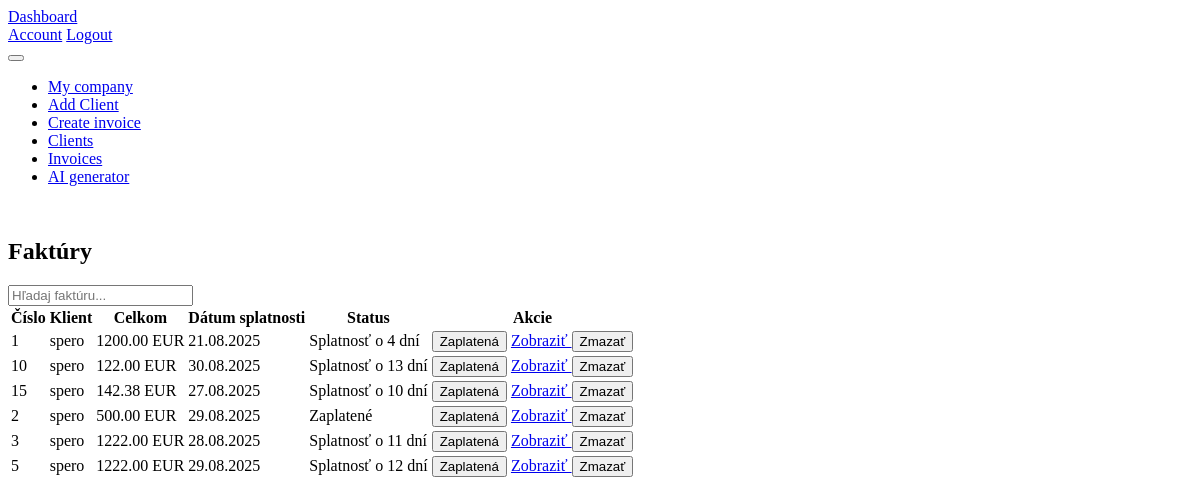
The page /invoices (signed in) on the database its author committed.
### models.py (models this page shows, shortened)
class Invoice(db.Model):
        __tablename__ = 'invoices'
        __table_args__ = (
        db.UniqueConstraint('user_id', 'invoice_number', name='uq_user_invoice'),
        )
        id = db.Column(db.Integer, primary_key=True)
        invoice_number = db.Column(db.String(50), nullable=False)
        date = db.Column(db.Date, nullable=False)
        due_date = db.Column(db.Date, nullable=False)
        user_id = db.Column(db.Integer, db.ForeignKey('users.id'), nullable=False)
        user = db.relationship('User', backref=db.backref('invoices', lazy=True))
        currency = db.Column(db.String(10), nullable=False)
        total_cost = db.Column(db.Float, nullable=False)  # Total cost calculated as quantity
        vat_rate = db.Column(db.Float, nullable=True, default=0.0)  # VAT rate in percentage
        client_id = db.Column(db.Integer, db.ForeignKey('clients.id'), nullable=False)
        company_id = db.Column(db.Integer, db.ForeignKey('companies.id'), nullable=False)  # Foreign key to the company
        company= db.relationship('Company', backref=db.backref('invoices', lazy=True))
        client = db.relationship('Client', backref=db.backref('invoices', lazy=True))
        items = db.relationship("InvoiceItem", back_populates="invoice", cascade="all, delete-orphan")
        created_at = db.Column(db.DateTime, default=datetime.now(timezone.utc))  # Timestamp when the invoice was created
        status = db.Column(db.Enum(InvoiceStatus), nullable=False, default=InvoiceStatus.unpaid)
        pdf_path = db.Column(db.String(255), nullable=True)
        payment_method = db.Column(db.Enum(PaymentMethod), nullable=False, default=PaymentMethod.bank_transfer)
        @hybrid_property
        def is_overdue(self):
            return self.status == InvoiceStatus.unpaid and date.today() > self.due_date
        @hybrid_property
        def days_until_due(self):
            return (self.due_date - date.today()).days if self.status == InvoiceStatus.unpaid else 0

class Client(db.Model):
        __tablename__ = 'clients'
        id = db.Column(db.Integer, primary_key=True)
        name = db.Column(db.String(100), nullable=False)
        ico = db.Column(db.String(20), nullable=False)
        dic = db.Column(db.String(20), nullable=False)
        street = db.Column(db.String(100), nullable=False)
        user_id = db.Column(db.Integer, db.ForeignKey('users.id'), nullable=False)
        user = db.relationship('User', backref=db.backref('clients', lazy=True))
        city = db.Column(db.String(50), nullable=False)
        zip_code = db.Column(db.String(20), nullable=False)
        country = db.Column(db.String(50), nullable=False)
        email = db.Column(db.String(100), nullable=False)
        phone = db.Column(db.String(20), nullable=False)
        iban = db.Column(db.String(34), nullable=False)
        bic = db.Column(db.String(11), nullable=False)
        is_vat_payer = db.Column(db.Boolean, default=False)
        ic_dph = db.Column(db.String(20), nullable=True)  # Optional field for VAT ID if the client is a VAT payer

### routes.py (the view)
@main.route('/invoices')
@login_required
def list_invoices():
    invoices = Invoice.query.filter_by(user_id=current_user.id).all()
    return render_template(
        'invoices.html',
        invoices=invoices,
        InvoiceStatus=InvoiceStatus  # tu pošleš enum do šablóny
    )

### templates/invoices.html (shortened to what this page needs)
{% extends "base.html" %}
{% block content %}
<div class="card">
  <div class="card-header">
    <div class="row w-100 align-items-center">
      <div class="col">
        <h2 class="card-title mb-0">Faktúry</h2>
      </div>
      <div class="col-auto ms-auto">
        <div class="input-icon">
          <input id="invoiceSearch" type="text" class="form-control" placeholder="Hľadaj faktúru...">
        </div>
      </div>
    </div>
  </div>
  {% if invoices %}
  <div class="table-responsive">
    <table class="table table-vcenter">
      <thead>
        <tr>
          <th>Číslo</th>
          <th>Klient</th>
          <th class="text-end">Celkom</th>
          <th>Dátum splatnosti</th>
          <th>Status</th>
          <th class="text-nowrap">Akcie</th>
        </tr>
      </thead>
      <tbody id="invoicesList">
        {% for invoice in invoices %}
        <tr>
          <td class="text-nowrap">{{ invoice.invoice_number }}</td>
          <td class="text-truncate">{{ invoice.client.name }}</td>
          <td class="text-end">{{ "%.2f"|format(invoice.total_cost) }} {{ invoice.currency }}</td>
          <td>
          {{ invoice.due_date.strftime('%d.%m.%Y') }}
          </td>
          <td>
          {% if invoice.status == InvoiceStatus.paid %}
              <span class="badge bg-success">Zaplatené</span>
          {% elif invoice.is_overdue %}
              <span class="badge bg-danger">Po splatnosti: {{ invoice.days_overdue }} dni</span>
          {% else %}
              <span class="badge bg-warning">Splatnosť o {{ invoice.days_until_due }} dní</span>
          {% endif %}
                  </td>
          <td class="text-nowrap">
          <form method="POST" action="{{ url_for('main.mark_invoice_paid', id=invoice.id) }}" style="display:inline;">
            <button type="submit" class="btn btn-sm btn-primary">
               Zaplatená
            </button>
          </form>
            <a href="{{ url_for('main.view_invoice', invoice_id=invoice.id) }}" class="btn btn-sm btn-primary">
               Zobraziť
            </a>
            <form method="POST" action="{{ url_for('main.delete_invoice', invoice_id=invoice.id) }}" style="display:inline;">
              <button type="submit" class="btn btn-sm btn-danger"
                onclick="return confirm('Ste si istý, že chcete zmazať túto faktúru?');">
                 Zmazať
              </button>
            </form>
          </td>
        </tr>
        {% endfor %}
      </tbody>
    </table>
  </div>
  {% else %}
    <div class="card-body">
      <p class="text-secondary">Žiadne faktúry.</p>
    </div>
  {% endif %}
</div>
{% endblock %}

### templates/base.html (style rules this page uses)
body { background: var(--tblr-bg-surface); }

### rows shown on the page
Invoice: invoice_number "1", client.name "spero", total_cost "1200.00", currency "EUR", due_date "21.08.2025", days_until_due "4"
Invoice: invoice_number "10", client.name "spero", total_cost "122.00", currency "EUR", due_date "30.08.2025", days_until_due "13"
Invoice: invoice_number "15", client.name "spero", total_cost "142.38", currency "EUR", due_date "27.08.2025", days_until_due "10"
Invoice: invoice_number "2", client.name "spero", total_cost "500.00", currency "EUR", due_date "29.08.2025", status "Zaplatené"
Invoice: invoice_number "3", client.name "spero", total_cost "1222.00", currency "EUR", due_date "28.08.2025", days_until_due "11"
Invoice: invoice_number "5", client.name "spero", total_cost "1222.00", currency "EUR", due_date "29.08.2025", days_until_due "12"
